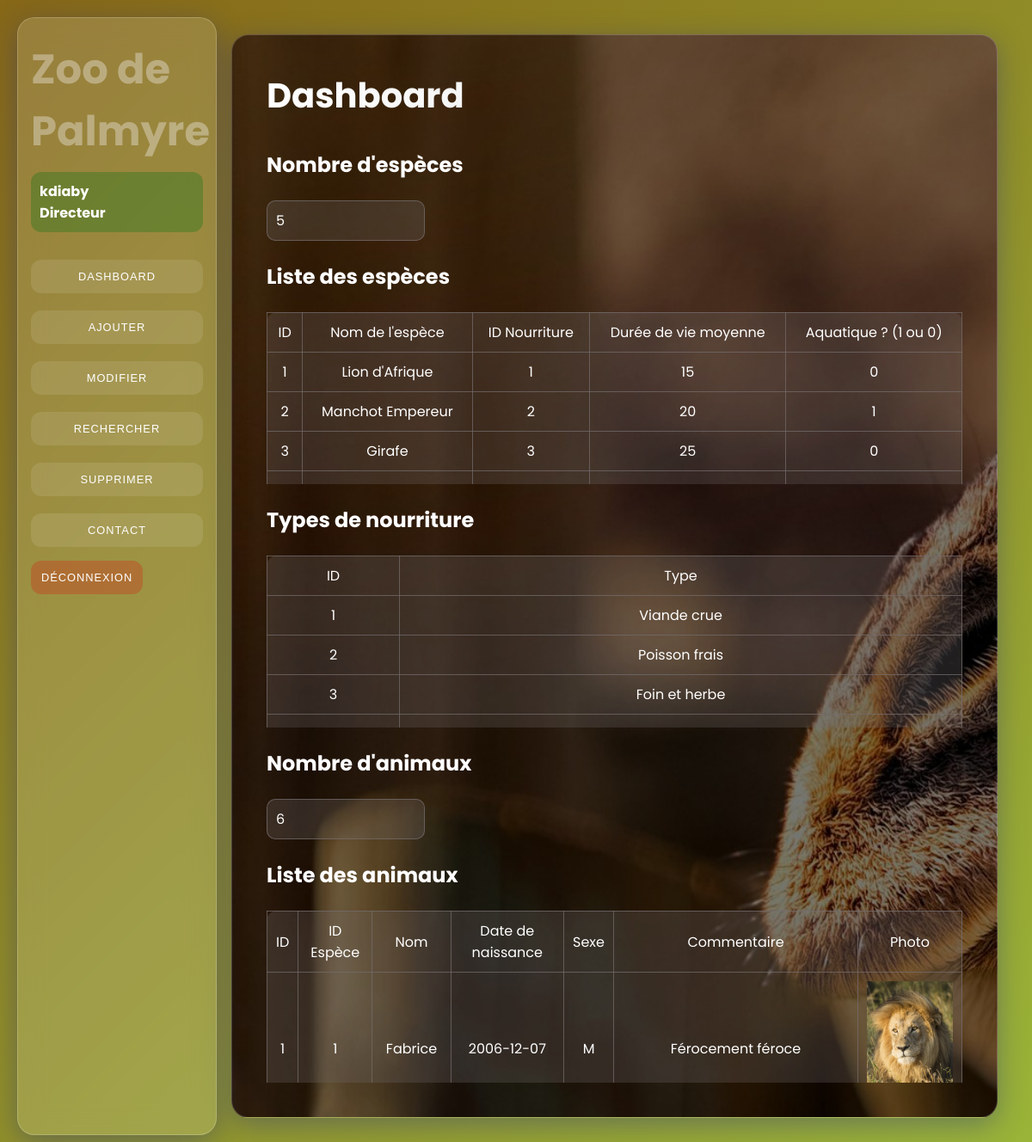
Screenshot of /menu_employe.php (signed in) with the database file from the repository.
### tables this page shows
CREATE TABLE `especes` (
  `id` int NOT NULL,
  `nom_espece` varchar(50) NOT NULL,
  `id_nourriture` int NOT NULL,
  `duree_vie_moyenne` int NOT NULL,
  `aquatique` tinyint(1) NOT NULL
);

CREATE TABLE `types_nourriture` (
  `id_nourriture` int NOT NULL,
  `type_nourriture` varchar(50) NOT NULL
);

CREATE TABLE `animaux` (
  `id` int NOT NULL,
  `id_espece` int NOT NULL,
  `date_de_naissance` date NOT NULL,
  `sexe` varchar(50) NOT NULL,
  `nom_animal` varchar(50) NOT NULL,
  `commentaire` text NOT NULL,
  `photo` varchar(50) DEFAULT NULL
);

### menu_employe.php (the view, shortened to what this page needs)
<!DOCTYPE html>
<html>
<head>
    <link rel="stylesheet" href="menu.css">
</head>
<body>
    <div class="menu">
<h1 class="banner">Zoo de Palmyre</h1>
<?php
echo "<h4 class='auth'>".$_SESSION["login"]."<br>";
echo  $_SESSION["fonction"]."</h4>";
?>
        <button onclick="openTab('dashboard')">Dashboard</button>
        <button onclick="openTab('ajouter')">Ajouter</button>
        <button onclick="openTab('modifier')">Modifier</button>
        <button onclick="openTab('rechercher')">Rechercher</button>
        <button onclick="openTab('supprimer')">Supprimer</button>
        <button onclick="openTab('contact')">Contact</button>
        <a href="logout.php"><button class="logout">Déconnexion</button></a>
    </div>
    <div id="dashboard" class="tabcontent">
        <h2>Dashboard</h2>
    <h3>Nombre d'espèces</h3>
    <div class="especes">
    <?php
                @include("connexion.php");
                $req1 = "SELECT COUNT(*) FROM especes";
                $res1 = mysqli_query($conn, $req1);
                $row1 = mysqli_fetch_row($res1);
                echo $row1[0];
    ?>
    </div>
     <h3>Liste des espèces</h3>
    <?php
     @include("connexion.php");
    $requete2="SELECT * FROM especes";
    $resultat2=mysqli_query($conn, $requete2);
    ?>
    <div class="table_container">
    <table>
        <tr>
            <td>ID</td>
            <td>Nom de l'espèce</td>
            <td>ID Nourriture</td>
            <td>Durée de vie moyenne</td>
            <td>Aquatique ? (1 ou 0)</td>
        </tr>
    <?php while($enreg=mysqli_fetch_array($resultat2))
    {
    ?>
    <tr>
    <td><?php echo $enreg["id"];?></td>
    <td><?php echo $enreg["nom_espece"];?></td>
    <td><?php echo $enreg["id_nourriture"];?></td>
    <td><?php echo $enreg["duree_vie_moyenne"];?></td>
    <td><?php echo $enreg["aquatique"];?></td>
    </tr>
    <?php  } ?>
    </table>
    </div>
     <h3>Types de nourriture</h3>
    <?php
     @include("connexion.php");
    $requete3="SELECT * FROM types_nourriture";
    $resultat3=mysqli_query($conn, $requete3);
    ?>
    <div class="table_container">
    <table>
        <tr>
            <td>ID</td>
            <td>Type</td>
        </tr>
    <?php while($enreg=mysqli_fetch_array($resultat3))
    {
    ?>
    <tr>
    <td><?php echo $enreg["id_nourriture"];?></td>
    <td><?php echo $enreg["type_nourriture"];?></td>
    </tr>
    <?php  } ?>
    </table>
    </div>
    <h3>Nombre d'animaux</h3>
    <div class="especes">
    <?php
                @include("connexion.php");
                $req2 = "SELECT COUNT(*) FROM animaux";
                $res2 = mysqli_query($conn, $req2);
                $row2 = mysqli_fetch_row($res2);
                echo $row2[0];
    ?>
    </div>
     <h3>Liste des animaux</h3>
    <?php
     @include("connexion.php");
    $requete="SELECT * FROM animaux";
    $resultat=mysqli_query($conn, $requete);
    ?>
    <div class="table_container">
    <table>
        <tr>
            <td>ID</td>
            <td>ID Espèce</td>
            <td>Nom</td>
            <td>Date de naissance</td>
            <td>Sexe</td>
            <td>Commentaire</td>
            <td>Photo</td>
        </tr>
    <?php while($enreg=mysqli_fetch_array($resultat))
    {
    ?>
    <tr>
    <td><?php echo $enreg["id"];?></td>
    <td><?php echo $enreg["id_espece"];?></td>
    <td><?php echo $enreg["nom_animal"];?></td>
    <td><?php echo $enreg["date_de_naissance"];?></td>
    <td><?php echo $enreg["sexe"];?></td>
    <td><?php echo $enreg["commentaire"];?></td>
    <td><?php echo "<img src='images/".$enreg['photo']."' width='100px'>";?></td>
    </tr>
    <?php  } ?>
    </table>
    </div>
    </div>
</body>
</html>

### menu.css (style rules this page uses)
body { margin: 0; padding: 0; font-family: "Poppins", sans-serif; background: linear-gradient(-45deg, #ee7752, #e59129, #a0ce43, #866718); background-size: 400% 400%; animation: gradientBG 15s ease infinite; display: flex; justify-content: center; align-items: center; min-height: 100vh; overflow: hidden; }
body > div.menu, .tabcontent { background: rgba(255, 255, 255, 0.15); backdrop-filter: blur(15px); -webkit-backdrop-filter: blur(15px); border: 1px solid rgba(255, 255, 255, 0.2); border-radius: 20px; box-shadow: 0 8px 32px 0 rgba(31, 38, 135, 0.37); }
.menu { position: fixed; top: 20px; left: 20px; bottom: 20px; width: 200px; display: flex; flex-direction: column; padding: 30px 15px; z-index: 10; }
.auth { background: rgba(8, 112, 22, 0.308); border-radius: 12px; padding: 10px; color: white; transition: 0.3s all; }
.menu button { background: rgba(255, 255, 255, 0.1); border: none; margin: 10px 0; padding: 12px; color: white; border-radius: 12px; font-weight: 500; cursor: pointer; transition: 0.3s all; text-transform: uppercase; letter-spacing: 1px; font-size: 0.8rem; }
.logout { background: rgba(208, 41, 22, 0.325) !important; margin-top: 0.5em !important; }
.tabcontent { position: absolute; margin-left: 19px; left: 250px; right: 40px; top: 40px; bottom: 40px; padding: 40px; color: white; overflow-y: auto; }
h1 { color: rgba(244, 243, 243, 0.378) !important; font-size: 3rem; margin-top: -6px; margin-bottom: -10px; }
h2 { font-weight: 700; font-size: 2.5rem; margin-top: 0; background: linear-gradient(to right, #fff, #ddd); -webkit-background-clip: text; background-clip: text; -webkit-text-fill-color: transparent; }
h3 { font-size: 1.5rem; }
table { border: 1px solid rgba(116, 109, 109, 0.74); border-radius: 12px; border-collapse: collapse; background-color: rgba(116, 109, 109, 0.279); text-align: center; width: 100%; }
.table_container { max-height: 200px; max-width: 100%; overflow-x: auto; overflow-y: auto; }
tr > td { padding: 10px; border: 0.1px, solid, rgba(116, 109, 109, 0.74); }
#dashboard { background: no-repeat 10% 100% / 270em 160em url(images/giraffe.jpg); }
.especes { width: 20%; padding: 10px; border: 1px, solid, rgba(116, 109, 109, 0.74); border-radius: 10px; background-color: rgba(116, 109, 109, 0.279); }

### rows the page displays
especes: id "1", nom_espece "Lion d'Afrique", id_nourriture "1", duree_vie_moyenne "15", aquatique "0"
especes: id "2", nom_espece "Manchot Empereur", id_nourriture "2", duree_vie_moyenne "20", aquatique "1"
especes: id "3", nom_espece "Girafe", id_nourriture "3", duree_vie_moyenne "25", aquatique "0"
types_nourriture: id_nourriture "1", type_nourriture "Viande crue"
types_nourriture: id_nourriture "2", type_nourriture "Poisson frais"
types_nourriture: id_nourriture "3", type_nourriture "Foin et herbe"
animaux: id "1", id_espece "1", nom_animal "Fabrice", date_de_naissance "2006-12-07", sexe "M", commentaire "Férocement féroce", photo (picture)

### other values shown
$_SESSION["login"] "kdiaby"
$_SESSION["fonction"] "Directeur"
$row1[0] "5"
$row2[0] "6"
